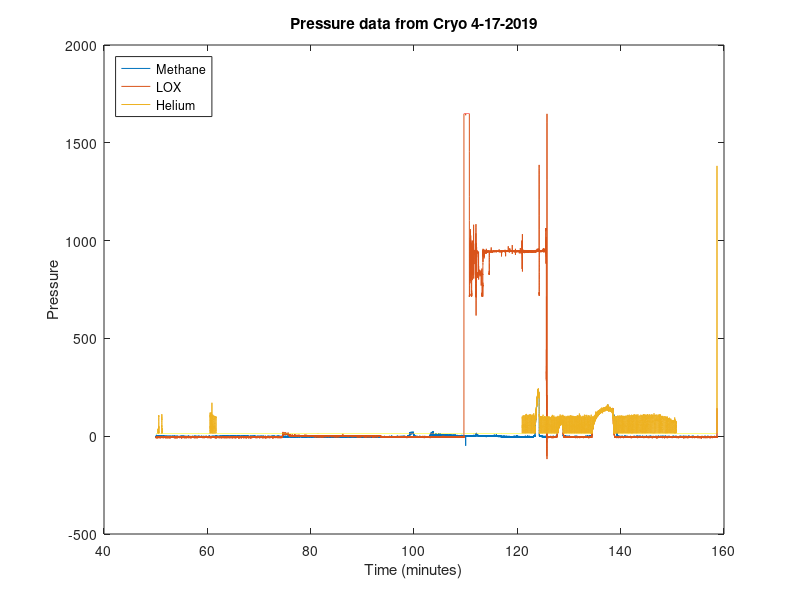

MATLAB code for this plot:
clear all;
close all;

load("Data 10.mat");
PressureTimestamp = (PressureTimestamp / 1000) / 60;
VoltageTimestamp = (VoltageTimestamp / 1000) / 60;
voltage = (VoltageRaw/4095)*4.959*11;
Methane = Methane-30;
LOX = LOX - 41;

min = 60000;
%max = 190000;
max = 190198;

plot(PressureTimestamp(min:max), Methane(min:max), PressureTimestamp(min:max), LOX(min:max), PressureTimestamp(min:max), Helium(min:max));
%plot(VoltageTimestamp, voltage);
legend("Methane", "LOX", "Helium", "Location", "Northwest");
xlabel("Time (minutes)");
ylabel("Pressure");
title("Pressure data from Cryo 4-17-2019");
